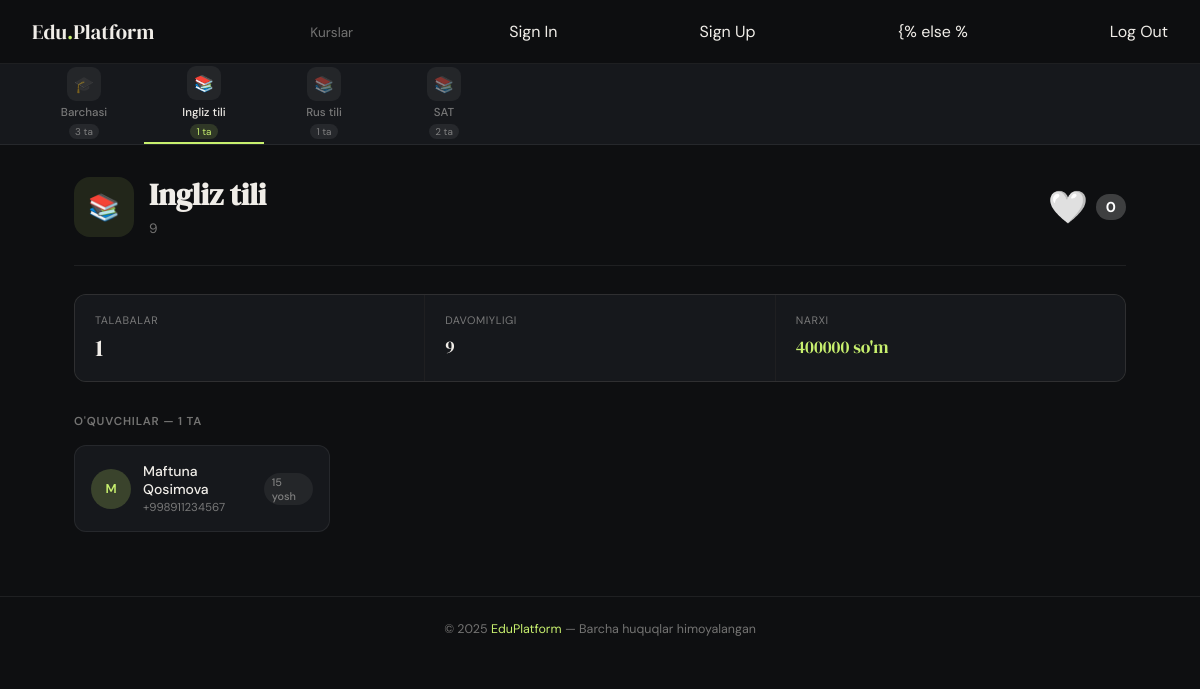
The page /courses/1/ on the database as committed earlier.
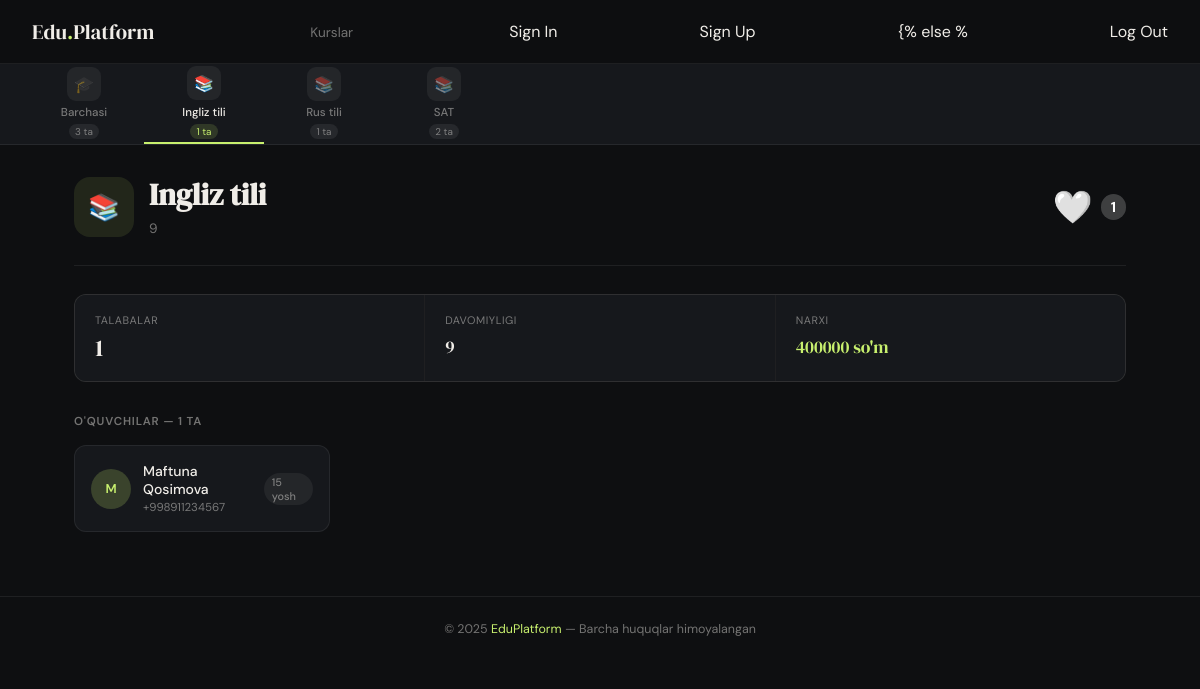
The same page on the database as committed later.
### courses/models.py (models this page shows, shortened)
class Course(models.Model):
    name = models.CharField(max_length=100, verbose_name='Nomi')
    description = models.TextField(blank=True, null=True, verbose_name='Batafsil')
    price = models.PositiveIntegerField(verbose_name='Narxi')
    duration = models.CharField(max_length=50, verbose_name='Davomiyligi')
    level = models.CharField(max_length=50, default='Beginner', verbose_name='Darajasi')
    is_active = models.BooleanField(default=True, verbose_name='Faolmi')
    updated_at = models.DateTimeField(auto_now=True, verbose_name='Oxirgi tahrirlangan vaqt')
    students = models.ManyToManyField(Student, verbose_name='O\'quvchilar')
    likes = models.ManyToManyField(Student, related_name='favorite_courses', blank=True, verbose_name='Yoqtirganlar')
    class Meta:
        verbose_name = "Kurs"
        verbose_name_plural = "Kurslar"

### courses/views.py (the view)
# urls.py: path('courses/<int:course_id>/', course_detail, name='course_detail'),
def course_detail(request, course_id):
    course = Course.objects.get(id=course_id)
    students = course.students.all()
    courses = Course.objects.all()
    context = {
        'course': course,
        'students': students,
        'courses': courses,
        'title': course.name,
    }
    return render(request, 'courses/course_detail.html', context)

### templates/courses/course_detail.html (shortened to what this page needs)
{% extends 'base.html' %}
{% block content %}
<div class="detail-hero" style="display: flex; justify-content: space-between; align-items: center; width: 100%;">
    <div style="display: flex; align-items: center; gap: 15px;">
        <div class="detail-hero-icon">📚</div>
        <div>
            <h1 class="detail-title">{{ course.name }}</h1>
            <p class="detail-meta">{{ course.duration }}</p>
        </div>
    </div>
    <div class="like-section" style="display: flex; align-items: center; gap: 8px;">
        <a href="{% url 'like_course' course.id %}" class="like-btn" style="text-decoration: none; transition: transform 0.2s ease;">
            {% if request.user.student in course.likes.all %}
                <span style="color: #e63946; font-size: 2rem; cursor: pointer;">❤️</span>
            {% else %}
                <span style="color: #a8dadc; font-size: 2rem; cursor: pointer;">🤍</span>
            {% endif %}
        </a>
        <span style="font-weight: bold; color: white; background: rgba(255,255,255,0.2); padding: 4px 10px; border-radius: 20px; font-size: 0.9rem;">
            {{ course.likes.count }}
        </span>
    </div>
</div>
<div class="detail-stats">
    <div class="stat-box">
        <div class="stat-label">Talabalar</div>
        <div class="stat-value">{{ students|length }}</div>
    </div>
    <div class="stat-box">
        <div class="stat-label">Davomiyligi</div>
        <div class="stat-value" style="font-size: 1.1rem; padding-top: 4px;">{{ course.duration }}</div>
    </div>
    <div class="stat-box">
        <div class="stat-label">Narxi</div>
        <div class="stat-value" style="font-size: 1.1rem; padding-top: 4px; color: var(--accent);">
            {{ course.price|floatformat:0 }} so'm
        </div>
    </div>
</div>
<div class="section-label">O'quvchilar — {{ students|length }} ta</div>
{% if students %}
<div class="students-grid">
    {% for student in students %}
    <a href="" class="student-card">
        <div class="student-avatar">
            {{ student.full_name|first|upper }}
        </div>
        <div>
            <div class="student-name">{{ student.full_name }}</div>
            <div class="student-phone">{{ student.phone_number }}</div>
        </div>
        <span class="student-age">{{ student.age }} yosh</span>
    </a>
    {% endfor %}
</div>
{% else %}
<div class="empty">Bu kursga hali talaba yozilmagan.</div>
{% endif %}
{% endblock %}

### templates/layout/navbar.html (shortened to what this page needs)
<nav class="navbar">
  <a href="{% url 'home' %}" class="navbar-logo">
    Edu<span>.</span>Platform</a>
  <ul class="navbar-links">
    <li><a href="{% url 'home' %}" {% if request.resolver_match.url_name == 'home' %}class="active"{% endif %}>Kurslar</a></li>
  </ul>
    {% if not request.user.is_authenticated %}
  <a href="{% url 'login' %}" class="btn-login">Sign In</a>
  <a href="{% url 'register' %}" class="btn-login">Sign Up</a>
  {% else %
  <a href="{% url 'logout' %}" class="btn-login">Log Out</a>
  {% endif %}
</nav>
<div class="rail-wrapper">
  <div class="rail">
    <a href="{% url 'home' %}" class="rail-item {% if not course %}active{% endif %}">
      <div class="rail-icon">🎓</div>
      <span class="rail-label">Barchasi</span>
      <span class="rail-count">{{ courses|length }} ta</span>
    </a>
    {% for c in courses %}
    <a href="{% url 'course_detail' c.id %}" class="rail-item {% if course.id == c.id %}active{% endif %}">
      <div class="rail-icon">📚</div>
      <span class="rail-label">{{ c.name|truncatechars:16 }}</span>
      <span class="rail-count">{{ c.students.count }} ta</span>
    </a>
    {% endfor %}
  </div>
</div>

Rows that differ between the two databases and show on the page:
changed Course "Ingliz tili": likes.count "0" → "1"
